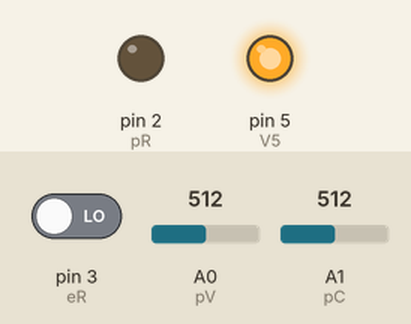
The sketch below on a simulated Arduino Uno, built with avr-gcc and run on an emulated ATmega328P. Shown: output pins drawn as LEDs (lit = HIGH). The test bench sets the inputs (shaded band); at power-on: pin 3 (eR) LOW, A0 (pV) = 512, A1 (pC) = 512.

Above: at 1.2 s.
1.3 s: pin 3 (eR) driven HIGH
At 2.5 s:
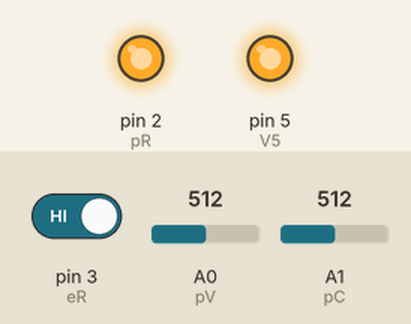
2.8 s: pin 3 (eR) driven LOW
At 4.0 s:
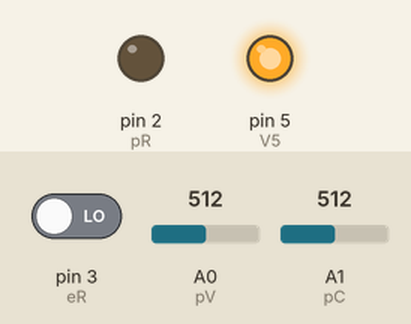
Timing chart, 0 to 5.8 s (numbered marks = the images above; inputs shaded):
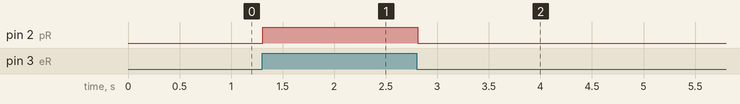

Measured:
- after the input at 1.3 s, pin 2 (pR): LOW → HIGH at once
- after the input at 2.8 s, pin 2 (pR): HIGH → LOW at once

The sketch:

MR-Watson_Arduino_Code_SerialCVPFPT.ino
```cpp
//BIBLIOTECAS

//RELEVADOR
#define pR 2      //Pin digital a relé
#define eR 3      //Pin digital para introducir estado relé con switch corredera
#define V5 5      //Auxiliar para definir estado lógico HIGH en switch rele
bool eRactual=0;    //Booleano para guardar el estado actual del relevador
bool eRanterior=0;  //Booleano guarda en anterior lectura del relevador
void estadoRele(bool state);   //Subfunción para definir el estado de relevador
void checkER();                //Revisa si hay cambios en estado de relavador

//TENSIÓN
#define pV A0    //Pin analógico a sensor tensión ZMPT101B
int aV = 512;    //Valor analógico de sensorVoltaje
int aSV = 512;   //Guarda pico superior de voltaje
int aIV = 512;   //Guarda pico inferior de voltaje
int aZV = 519;   //Guarda el Zero de voltaje
float aRealV;
float sensV = 182.4335/136.5;
    //promedioTensión
int iV=0;
int grupoV=250;
long sumatoriaV=0;


//CORRIENTE
#define pC A1   //Pian analógico a sensor corriente ACS712
int aC = 512;    //Valor analógico de sensor corriente
int aSC = 512;   //Valor superior análogo
int aIC = 512;   //Valor inferior análogo
int aZC = 520;   //Guarda el Zero de corriente
float aRealC;
float sensC = (1.0961/17.0);
   //promedioCorriente
int iC=0;
int grupoC=63;
long sumatoriaC=0;


//POTENCIA
float aActiveP;
float aParenteP;
   //Promediar potencia activa
int grupoPactiva = 200;
int iPactiva = 0;
long sumatoriaPactiva;
int activeP;
   //Potencia aparente
int parentP;
   //Potencia reactiva
int reactiveP;
   //Promediar rmsC
int grupoC2=grupoPactiva;
int iC2=0;
double sumatoriaC2;
float rmsC;
   //Promediar rmsV
int grupoV2=grupoPactiva;
int iV2=0;
double sumatoriaV2;
float rmsV;
int diferenciadorVC = 30;    //Valor que diferencia si algo es corriente o voltaje, no se espera Irms > 30;
  //Factor de potencia
float fp;

//PROTOTIPOS
void promediarInt(int &contador, int grupo, int sumando, long &sumatoria, int &promedio);

//MONITOREO SERIAL PC
void imprimirOscilos();
short cero = 0;
unsigned long tiempo = 0;    //Variable para guardar el valor del tiempo en milisegundos
unsigned long tiempoAnt = 0;
unsigned long tiempoAct = 0;

void setup() {
  //INICIALIZAR ESTADOS
  Serial.begin(9600);     //Inicialización comunicación serial

  //DEFINICIONES
  pinMode(pR, OUTPUT);    //Salir para pin Relevador
  pinMode(V5,OUTPUT);     //Iniciamos salida en V5
  digitalWrite(V5,HIGH);     //Definimos estado en V5
  }

void loop() {
  checkER();
  aV = analogRead(pV);
  aC = analogRead(pC);
  promediarInt(iV,grupoV,aV,sumatoriaV,aZV); //(contador,grupo,sumando,sumatoria,promedio)
  promediarInt(iC,grupoC,aC,sumatoriaC,aZC); //(contador,grupo,sumando,sumatoria,promedio)
  aRealV = (aV-aZV) * (sensV);
  aRealC = (aC-aZC) * (sensC);
  //Potencia activa
  aActiveP = aRealV * aRealC;
  promediarInt(iPactiva,grupoPactiva,aActiveP,sumatoriaPactiva,activeP); //(contador,grupo,sumando,sumatoria,promedio)
  //Potencia aparente
  promediarRMS(iC2,grupoC2,pow(aRealC,2),sumatoriaC2,rmsC);
  promediarRMS(iV2,grupoV2,pow(aRealV,2),sumatoriaV2,rmsV);

  delay(100);
  }

//FUNCIÓN PROMEDIADORA ANÁLISA EL CERO EN LECTURA
void promediarInt(int &contador, int grupo, int sumando, long &sumatoria, int &promedio){
  if(contador >= grupo){
    promedio = (sumatoria/contador);
    sumatoria =0;
    contador = 0;
  }else{
    sumatoria = sumatoria + sumando;
    contador++;
    }
  }
void promediarRMS(int &contador, int grupo, float sumando, double &sumatoria, float &promedio){
  if(contador >= grupo){
    promedio = sqrt(sumatoria/contador);

    if(sumatoria == sumatoriaV2 ){ //Si ya se actualiza Vrms calcula potencia
      parentP = rmsV * rmsC;
      reactiveP = parentP - activeP;
      fp = (float)activeP/(float)parentP;
      tiempoAct = millis();
      tiempo = tiempoAct - tiempoAnt;
      imprimirVCP();
      tiempoAnt=tiempoAct;
    }
    sumatoria =0;
    contador = 0;
  }else{
    sumatoria = sumatoria + sumando;
    contador++;
    }
  }
//FUNCIÓN DE REVISA SI HUBO CAMBIOS PARA ACTUALIZAR RELÉ
void checkER(){
  eRactual = digitalRead(eR);
  if(eRanterior != eRactual)
  {
    estadoRele(eRactual);
    eRanterior = eRactual;
   }
  }

//SUBFUNCIÓN DE ESTADO RELEVADOR
void estadoRele(bool state){
  digitalWrite(pR,state);
  }
//ANEXO
void imprimirOscilos(bool aVC, bool centro, bool bandas, bool pot, bool realCV){ //OSCILOSCOPIO
  if(aVC){
    //La impresión de comillas es para el formato de serialplot
    Serial.print("aVolt:");
    Serial.print(aV);   //Impresión de voltaje analógico
    Serial.print(",");
    Serial.print("aCorri:");
    Serial.print(aC);  //Impresión de corriente analógico
    Serial.print(",");
    }
  if(centro){
    Serial.print("CeroV:");
    Serial.print(aZV);
    Serial.print(",");
    Serial.print("CeroC:");
    Serial.print(aZC);
    Serial.print(",");
    }
  if(bandas){
    int aZIV = aZV-6;  //Guarda el limite inferior de banda cero
    int aZSV = aZV+6;  //Guarda el limite superior de banda cero
    int aZIC = aZC-3;  //Guarda el limite inferior de banda cero
    int aZSC = aZC+3;  //Guarda el limite superior de banda cero

    //La impresión de comillas es para el formato de serialplot
    Serial.print("BandaV0:");
    Serial.print(aZIV);//Impresión de banda inf Voltaje
    Serial.print(",");
    Serial.print("BandaV1:");
    Serial.print(aZSV);//Impresión de banda superior Voltaje
    Serial.print(",");
    Serial.print("BandaC0:");
    Serial.print(aZIC); //Impresión de banda inferior Corriente
    Serial.print(",");
    Serial.print("BandaC1:");
    Serial.print(aZSC); //Impresión de banda superior Corriente
    Serial.print(",");
    }
  if(pot){
    Serial.print("PotenciaActiva:");
    Serial.print(aActiveP);        //Impresión de la lectura de potencia instantanea
    Serial.print(",");
    }
  if(realCV){
    Serial.print("Voltaje:");
    Serial.print(aRealV);
    Serial.print(",");
    Serial.print("Corriente:");
    Serial.print(aRealC);
    Serial.print(",");
    }
  Serial.print("cero:");
  Serial.println(cero);
  }
void imprimirVCP(){  //Imprimir valores en tabla
   Serial.print("Voltaje:");
   Serial.print(rmsV);
   Serial.print(",");
   Serial.print("Corriente:");
   Serial.print(rmsC);
   Serial.print(",");
   Serial.print("P-activa[W]:");
   Serial.print(activeP);
   Serial.print(",");
   Serial.print("P-reactiva[VAR]:");
   Serial.print(reactiveP);
   Serial.print(",");
   Serial.print("P-aparente[W]:");
   Serial.print(parentP);
   Serial.print(",");
   Serial.print("FP:");
   Serial.print(fp);
   Serial.print(",");
   Serial.print("Tiempo:");
   Serial.println(tiempo);
  }
```
